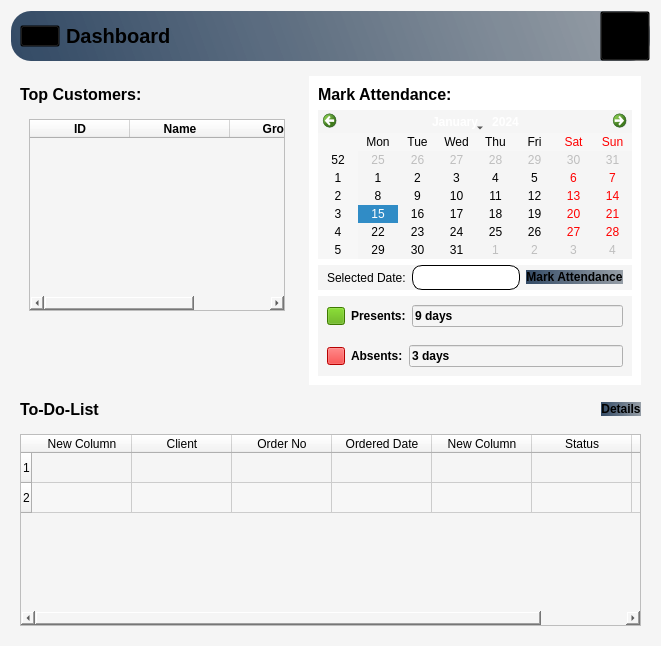
      <widget class="QWidget" name="Dashboard_page">
       <property name="styleSheet">
        <string notr="true">*{
background-color:#f5f5f5;
}
#HeaderFrame_9{
background-color:qlineargradient(spread:pad,x1:0,y1:0.505682,x2:1,y2:0.477,stop:0 rgba(20,47,78,219),stop:1 rgba(85,98,112,150));
 border-radius: 20px;
}
#widget_71,QPushButton,QLabel,#widget_72{
background:transparent;
}
#txt_SelectedDate{
background-color:#fff;
border-radius: 10px;
border: 1px solid #000000
}
#btn_MarkAttendance_2{
background-color:qlineargradient(spread:pad,x1:0,y1:0.505682,x2:1,y2:0.477,stop:0 rgba(20,47,78,219),stop:1 rgba(85,98,112,150));
 border-radius: 10px;

}
#pushButton{
background-color:#55aa00;
}
#pushButton_2{
background-color:#ff0000;
}
#widget_4{
background-color:#fff;
}
#btn_details{
background-color:qlineargradient(spread:pad,x1:0,y1:0.505682,x2:1,y2:0.477,stop:0 rgba(20,47,78,219),stop:1 rgba(85,98,112,150));
 border-radius: 10px;
}
#accountBtn_10:hover{
background-color:#ececec;
border-radius:20px;
}
#btn_MarkAttendance_2:hover,#btn_details:hover{
background-color:#ececec;
}</string>
       </property>
       <layout class="QVBoxLayout" name="verticalLayout_3">
        <item>
         <widget class="QWidget" name="widget" native="true">
          <layout class="QVBoxLayout" name="verticalLayout_4">
           <property name="spacing">
            <number>6</number>
           </property>
           <property name="leftMargin">
            <number>0</number>
           </property>
           <property name="topMargin">
            <number>0</number>
           </property>
           <property name="rightMargin">
            <number>0</number>
           </property>
           <property name="bottomMargin">
            <number>0</number>
           </property>
           <item alignment="Qt::AlignTop">
            <widget class="QWidget" name="HeaderFrame_9" native="true">
             <property name="autoFillBackground">
              <bool>false</bool>
             </property>
             <layout class="QHBoxLayout" name="horizontalLayout_81">
              <property name="spacing">
               <number>0</number>
              </property>
              <property name="leftMargin">
               <number>0</number>
              </property>
              <property name="topMargin">
               <number>0</number>
              </property>
              <property name="rightMargin">
               <number>0</number>
              </property>
              <property name="bottomMargin">
               <number>0</number>
              </property>
              <item alignment="Qt::AlignLeft">
               <widget class="QWidget" name="widget_71" native="true">
                <layout class="QHBoxLayout" name="horizontalLayout_82">
                 <property name="topMargin">
                  <number>0</number>
                 </property>
                 <property name="bottomMargin">
                  <number>0</number>
                 </property>
                 <item>
                  <widget class="QPushButton" name="menuBtn_10">
                   <property name="text">
                    <string/>
                   </property>
                   <property name="icon">
                    <iconset resource="Resource.qrc">
                     <normaloff>:/Black Icons/Graphics/featherBlack/menu.svg</normaloff>:/Black Icons/Graphics/featherBlack/menu.svg</iconset>
                   </property>
                   <property name="iconSize">
                    <size>
                     <width>24</width>
                     <height>24</height>
                    </size>
                   </property>
                  </widget>
                 </item>
                 <item>
                  <widget class="QLabel" name="appHeader_10">
                   <property name="font">
                    <font>
                     <pointsize>15</pointsize>
                     <weight>75</weight>
                     <bold>true</bold>
                    </font>
                   </property>
                   <property name="text">
                    <string>Dashboard</string>
                   </property>
                  </widget>
                 </item>
                </layout>
               </widget>
              </item>
              <item>
               <widget class="QWidget" name="widget_72" native="true">
                <layout class="QHBoxLayout" name="horizontalLayout_83">
                 <property name="spacing">
                  <number>0</number>
                 </property>
                 <property name="leftMargin">
                  <number>0</number>
                 </property>
                 <property name="topMargin">
                  <number>0</number>
                 </property>
                 <property name="rightMargin">
                  <number>0</number>
                 </property>
                 <property name="bottomMargin">
                  <number>0</number>
                 </property>
                 <item alignment="Qt::AlignRight">
                  <widget class="QPushButton" name="accountBtn_10">
                   <property name="minimumSize">
                    <size>
                     <width>50</width>
                     <height>50</height>
                    </size>
                   </property>
                   <property name="text">
                    <string/>
                   </property>
                   <property name="icon">
                    <iconset resource="Resource.qrc">
                     <normaloff>:/Black Icons/Graphics/featherBlack/user.svg</normaloff>:/Black Icons/Graphics/featherBlack/user.svg</iconset>
                   </property>
                   <property name="iconSize">
                    <size>
                     <width>32</width>
                     <height>32</height>
                    </size>
                   </property>
                  </widget>
                 </item>
                </layout>
               </widget>
              </item>
             </layout>
            </widget>
           </item>
           <item>
            <widget class="QWidget" name="widget_3" native="true">
             <layout class="QHBoxLayout" name="horizontalLayout_2">
              <property name="leftMargin">
               <number>0</number>
              </property>
              <property name="topMargin">
               <number>9</number>
              </property>
              <property name="bottomMargin">
               <number>9</number>
              </property>
              <item alignment="Qt::AlignTop">
               <widget class="QWidget" name="widget_2" native="true">
                <property name="minimumSize">
                 <size>
                  <width>2</width>
                  <height>0</height>
                 </size>
                </property>
                <layout class="QVBoxLayout" name="verticalLayout_18">
                 <property name="leftMargin">
                  <number>9</number>
                 </property>
                 <property name="rightMargin">
                  <number>9</number>
                 </property>
                 <item>
                  <widget class="QLabel" name="label_14">
                   <property name="font">
                    <font>
                     <pointsize>12</pointsize>
                     <weight>75</weight>
                     <bold>true</bold>
                    </font>
                   </property>
                   <property name="text">
                    <string>Top Customers:</string>
                   </property>
                  </widget>
                 </item>
                 <item>
                  <widget class="QWidget" name="widget_19" native="true">
                   <layout class="QVBoxLayout" name="verticalLayout_19">
                    <item>
                     <widget class="QTableWidget" name="tableWidget_2">
                      <attribute name="horizontalHeaderStretchLastSection">
                       <bool>true</bool>
                      </attribute>
                      <attribute name="verticalHeaderStretchLastSection">
                       <bool>true</bool>
                      </attribute>
                      <column>
                       <property name="text">
                        <string>ID</string>
                       </property>
                       <property name="font">
                        <font>
                         <weight>75</weight>
                         <bold>true</bold>
                        </font>
                       </property>
                      </column>
                      <column>
                       <property name="text">
                        <string>Name</string>
                       </property>
                       <property name="font">
                        <font>
                         <weight>75</weight>
                         <bold>true</bold>
                        </font>
                       </property>
                      </column>
                      <column>
                       <property name="text">
                        <string>Gross</string>
                       </property>
                       <property name="font">
                        <font>
                         <weight>75</weight>
                         <bold>true</bold>
                        </font>
                       </property>
                      </column>
                     </widget>
                    </item>
                   </layout>
                  </widget>
                 </item>
                </layout>
               </widget>
              </item>
              <item alignment="Qt::AlignRight|Qt::AlignTop">
               <widget class="QWidget" name="widget_4" native="true">
                <layout class="QVBoxLayout" name="verticalLayout_5">
                 <item>
                  <widget class="QLabel" name="label">
                   <property name="font">
                    <font>
                     <pointsize>12</pointsize>
                     <weight>75</weight>
                     <bold>true</bold>
                    </font>
                   </property>
                   <property name="text">
                    <string>Mark Attendance:</string>
                   </property>
                  </widget>
                 </item>
                 <item>
                  <widget class="QCalendarWidget" name="calendarWidget"/>
                 </item>
                 <item>
                  <widget class="QWidget" name="widget_5" native="true">
                   <layout class="QHBoxLayout" name="horizontalLayout_3">
                    <property name="topMargin">
                     <number>0</number>
                    </property>
                    <property name="bottomMargin">
                     <number>0</number>
                    </property>
                    <item>
                     <widget class="QLabel" name="label_2">
                      <property name="text">
                       <string>Selected Date:</string>
                      </property>
                     </widget>
                    </item>
                    <item>
                     <widget class="QLineEdit" name="txt_SelectedDate">
                      <property name="minimumSize">
                       <size>
                        <width>0</width>
                        <height>25</height>
                       </size>
                      </property>
                      <property name="readOnly">
                       <bool>true</bool>
                      </property>
                     </widget>
                    </item>
                    <item>
                     <widget class="QPushButton" name="btn_MarkAttendance_2">
                      <property name="font">
                       <font>
                        <weight>75</weight>
                        <bold>true</bold>
                       </font>
                      </property>
                      <property name="text">
                       <string>Mark Attendance</string>
                      </property>
                      <property name="icon">
                       <iconset resource="Resource.qrc">
                        <normaloff>:/White Icons/Graphics/featherBlack/checking-attendance.png</normaloff>:/White Icons/Graphics/featherBlack/checking-attendance.png</iconset>
                      </property>
                     </widget>
                    </item>
                   </layout>
                  </widget>
                 </item>
                 <item>
                  <widget class="QWidget" name="widget_6" native="true">
                   <layout class="QVBoxLayout" name="verticalLayout_6">
                    <property name="spacing">
                     <number>0</number>
                    </property>
                    <property name="leftMargin">
                     <number>0</number>
                    </property>
                    <property name="topMargin">
                     <number>0</number>
                    </property>
                    <property name="rightMargin">
                     <number>0</number>
                    </property>
                    <property name="bottomMargin">
                     <number>0</number>
                    </property>
                    <item>
                     <widget class="QWidget" name="widget_8" native="true">
                      <layout class="QHBoxLayout" name="horizontalLayout_4">
                       <item>
                        <widget class="QPushButton" name="pushButton">
                         <property name="maximumSize">
                          <size>
                           <width>18</width>
                           <height>18</height>
                          </size>
                         </property>
                         <property name="text">
                          <string/>
                         </property>
                        </widget>
                       </item>
                       <item>
                        <widget class="QLabel" name="label_3">
                         <property name="font">
                          <font>
                           <weight>75</weight>
                           <bold>true</bold>
                          </font>
                         </property>
                         <property name="text">
                          <string>Presents:</string>
                         </property>
                        </widget>
                       </item>
                       <item>
                        <widget class="QLineEdit" name="lineEdit">
                         <property name="font">
                          <font>
                           <weight>75</weight>
                           <bold>true</bold>
                          </font>
                         </property>
                         <property name="text">
                          <string>9 days</string>
                         </property>
                        </widget>
                       </item>
                      </layout>
                     </widget>
                    </item>
                    <item>
                     <widget class="QWidget" name="widget_7" native="true">
                      <layout class="QHBoxLayout" name="horizontalLayout_5">
                       <item>
                        <widget class="QPushButton" name="pushButton_2">
                         <property name="maximumSize">
                          <size>
                           <width>18</width>
                           <height>18</height>
                          </size>
                         </property>
                         <property name="text">
                          <string/>
                         </property>
                        </widget>
                       </item>
                       <item>
                        <widget class="QLabel" name="label_4">
                         <property name="font">
                          <font>
                           <weight>75</weight>
                           <bold>true</bold>
                          </font>
                         </property>
                         <property name="text">
                          <string>Absents:</string>
                         </property>
                        </widget>
                       </item>
                       <item>
                        <widget class="QLineEdit" name="lineEdit_3">
                         <property name="font">
                          <font>
                           <weight>75</weight>
                           <bold>true</bold>
                          </font>
                         </property>
                         <property name="text">
                          <string>3 days</string>
                         </property>
                        </widget>
                       </item>
                      </layout>
                     </widget>
                    </item>
                   </layout>
                  </widget>
                 </item>
                </layout>
               </widget>
              </item>
             </layout>
            </widget>
           </item>
           <item>
            <widget class="QWidget" name="widget_20" native="true">
             <layout class="QVBoxLayout" name="verticalLayout_20">
              <property name="leftMargin">
               <number>0</number>
              </property>
              <property name="topMargin">
               <number>0</number>
              </property>
              <property name="rightMargin">
               <number>0</number>
              </property>
              <property name="bottomMargin">
               <number>0</number>
              </property>
              <item alignment="Qt::AlignTop">
               <widget class="QWidget" name="widget_22" native="true">
                <layout class="QHBoxLayout" name="horizontalLayout_9">
                 <property name="topMargin">
                  <number>0</number>
                 </property>
                 <property name="bottomMargin">
                  <number>0</number>
                 </property>
                 <item>
                  <widget class="QLabel" name="label_15">
                   <property name="font">
                    <font>
                     <pointsize>12</pointsize>
                     <weight>75</weight>
                     <bold>true</bold>
                    </font>
                   </property>
                   <property name="text">
                    <string>To-Do-List</string>
                   </property>
                  </widget>
                 </item>
                 <item alignment="Qt::AlignRight">
                  <widget class="QPushButton" name="btn_details">
                   <property name="font">
                    <font>
                     <weight>75</weight>
                     <bold>true</bold>
                    </font>
                   </property>
                   <property name="text">
                    <string>Details</string>
                   </property>
                   <property name="icon">
                    <iconset resource="Resource.qrc">
                     <normaloff>:/Black Icons/Graphics/featherBlack/clipboard.svg</normaloff>:/Black Icons/Graphics/featherBlack/clipboard.svg</iconset>
                   </property>
                   <property name="iconSize">
                    <size>
                     <width>20</width>
                     <height>20</height>
                    </size>
                   </property>
                  </widget>
                 </item>
                </layout>
               </widget>
              </item>
              <item>
               <widget class="QWidget" name="widget_21" native="true">
                <property name="sizePolicy">
                 <sizepolicy hsizetype="Preferred" vsizetype="Expanding">
                  <horstretch>0</horstretch>
                  <verstretch>0</verstretch>
                 </sizepolicy>
                </property>
                <property name="minimumSize">
                 <size>
                  <width>0</width>
                  <height>130</height>
                 </size>
                </property>
                <layout class="QVBoxLayout" name="verticalLayout_21">
                 <item>
                  <widget class="QTableWidget" name="tableWidget">
                   <property name="editTriggers">
                    <set>QAbstractItemView::NoEditTriggers</set>
                   </property>
                   <property name="alternatingRowColors">
                    <bool>true</bool>
                   </property>
                   <property name="rowCount">
                    <number>2</number>
                   </property>
                   <attribute name="horizontalHeaderShowSortIndicator" stdset="0">
                    <bool>true</bool>
                   </attribute>
                   <row/>
                   <row/>
                   <column>
                    <property name="text">
                     <string>New Column</string>
                    </property>
                   </column>
                   <column>
                    <property name="text">
                     <string>Client</string>
                    </property>
                   </column>
                   <column>
                    <property name="text">
                     <string>Order No</string>
                    </property>
                   </column>
                   <column>
                    <property name="text">
                     <string>Ordered Date</string>
                    </property>
                   </column>
                   <column>
                    <property name="text">
                     <string>New Column</string>
                    </property>
                   </column>
                   <column>
                    <property name="text">
                     <string>Status</string>
                    </property>
                   </column>
                   <column>
                    <property name="text">
                     <string>Amount</string>
                    </property>
                   </column>
                  </widget>
                 </item>
                </layout>
               </widget>
              </item>
             </layout>
            </widget>
           </item>
          </layout>
         </widget>
        </item>
       </layout>
      </widget>
